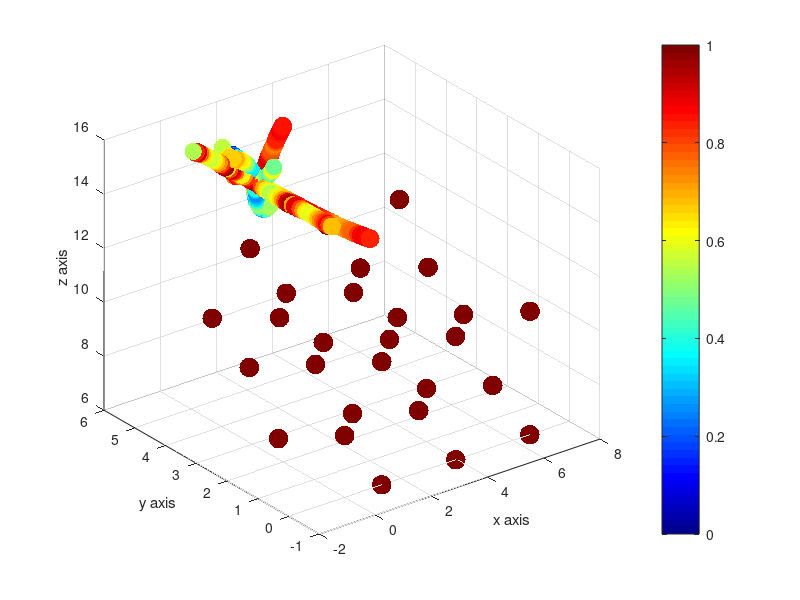
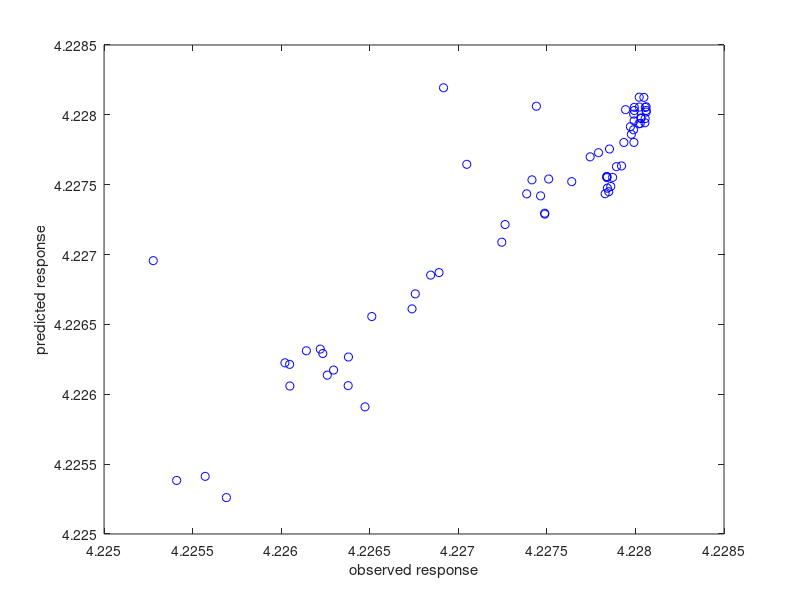

Write the MATLAB code that produced these figures, in order. (Note: this script raises an error after producing the figures.)
format long
%%%%%%%%%%%%%%%%%%%%%%%%%%%%%%%%%%%%%%%%%%%%%%%%%%%%%%%%%%%%%%%%%%%%%%%%%%%
%The Data
%%%%%%%%%%%%%%%%%%%%%%%%%%%%%%%%%%%%%%%%%%%%%%%%%%%%%%%%%%%%%%%%%%%%%%%%%%%
md_map   = importdata('distance_map.dat');
md_prop  = importdata('properties.dat')*-1;
md_col   = (md_prop - min(md_prop))/(max(md_prop) - min(md_prop));

qn_map   = importdata('distance_map_qn.dat');
qn_prop  = importdata('properties_qn.dat')*-1;
qn_col   = (qn_prop - min(qn_prop))/(max(qn_prop) - min(qn_prop));

%%%%%%%%%%%%%%%%%%%%%%%%%%%%%%%%%%%%%%%%%%%%%%%%%%%%%%%%%%%%%%%%%%%%%%%%%%%
map        = [md_map; qn_map];
prop       = [md_prop; qn_prop]/30;
min_prop   = min(prop)-1;
max_prop   = max(prop)-1;
col        = (prop - min_prop)/(max_prop - min_prop);
%mean(map(:,1:3))
%std(map(:,1:3))
clear min_prop max_prop
%%%%%%%%%%%%%%%%%%%%%%%%%%%%%%%%%%%%%%%%%%%%%%%%%%%%%%%%%%%%%%%%%%%%%%%%%%%
%Import XYZ data of all 292 md traj points
%%%%%%%%%%%%%%%%%%%%%%%%%%%%%%%%%%%%%%%%%%%%%%%%%%%%%%%%%%%%%%%%%%%%%%%%%%%
md_xyz = importdata('xyz_info.dat');
h2o  = (md_xyz(:,82:90));


%max(h2o(:,1:3)) - min(h2o(:,1:3))
%2.698
%3.020
%3.1890

%base = md_xyz(1,1:81).';
cu = reshape(md_xyz(1,1:81).',[3,27]).';
structure = [h2o(:,1:3);cu];
property  = [md_col; ones(27,1)*0.99];

figure
scatter3(structure(:,1), structure(:,2), structure(:,3), (property+1)*100, property, 'fill')
xlabel('x axis')
ylabel('y axis')
zlabel('z axis')
colormap(jet)
colorbar

ls = zeros(1,27);
dist_list = zeros(27,27);
for i = 1:27
 for j = 1:27
     ls(j) = norm((cu(i,:)-cu(j,:)));
 end
 dist_list(i,:) = sort(ls);
end
clear ls
%%%%%%%%%%%%%%%%%%%%%%%%%%%%%%%%%%%%%%%%%%%%%%%%%%%%%%%%%%%%%%%%%%%%%%%%%%%
%Partition Data into Test & Training Set
%%%%%%%%%%%%%%%%%%%%%%%%%%%%%%%%%%%%%%%%%%%%%%%%%%%%%%%%%%%%%%%%%%%%%%%%%%%
map  = log(map(:,4:84));
prop = log(prop);
%%%%%%%%%%%%%%%%%%%%%%%%%%%%%%%%%%%%%%%%%%%%%%%%%%%%%%%%%%%%%%%%%%%%%%%%%%%
len       = size(map, 1);
rand_rows = randperm(len).'; % generate a random permutation of row labels in row form
a         = rand_rows(1:floor(len*(0.90)));
b         = rand_rows(ceil(len*(0.90)):len);

X_train = map(a,:);
X_test  = map(b,:);
y_train = prop(a,:);
y_test  = prop(b,:);

clear len rand_rows a b
%%%%%%%%%%%%%%%%%%%%%%%%%%%%%%%%%%%%%%%%%%%%%%%%%%%%%%%%%%%%%%%%%%%%%%%%%%%
%Protocols for model based learning
%%%%%%%%%%%%%%%%%%%%%%%%%%%%%%%%%%%%%%%%%%%%%%%%%%%%%%%%%%%%%%%%%%%%%%%%%%%
%1.) Linear Regression

r     = regress(y_train, [ones(size(X_train, 1), 1) X_train]);
y_fit = [ones(size(X_test,1),1) X_test]*r;
Rsq1  = 1 - sum((y_test - y_fit).^2)/sum((y_test - mean(y_test)).^2);

figure
plot(y_test, y_fit, 'bo')
xlabel('observed response')
ylabel('predicted response')
legend(sprintf('multiple linear regression,\n  R Square => %d', Rsq1), 'location', 'NW')
refline(1, 0)
ls = lsline()
ls.Color = 'r'
clear r y_fit ls
%%%%%%%%%%%%%%%%%%%%%%%%%%%%%%%%%%%%%%%%%%%%%%%%%%%%%%%%%%%%%%%%%%%%%%%%%%%
%Partial Least Square and Principal Component Regression
%%%%%%%%%%%%%%%%%%%%%%%%%%%%%%%%%%%%%%%%%%%%%%%%%%%%%%%%%%%%%%%%%%%%%%%%%%%
%Partial Least Squares
%%%%%%%%%%%%%%%%%%%%%%%%%%%%%%%%%%%%%%%%%%%%%%%%%%%%%%%%%%%%%%%%%%%%%%%%%%%
%Data Assignment : X: feature vector, y: target
%%%%%%%%%%%%%%%%%%%%%%%%%%%%%%%%%%%%%%%%%%%%%%%%%%%%%%%%%%%%%%%%%%%%%%%%%%%
X = X_train;
y = y_train;
[n,p] = size(X);
%%%%%%%%%%%%%%%%%%%%%%%%%%%%%%%%%%%%%%%%%%%%%%%%%%%%%%%%%%%%%%%%%%%%%%%%%%%
n_comp = 50;
[Xloadings,Yloadings,Xscores,Yscores,betaPLS,PLSPctVar, PLSmsep] = plsregress(X,y,n_comp, 'CV',10);
yfitPLS  = [ones(n,1) X]*betaPLS;
y_fit = [ones(size(X_test,1),1) X_test]*betaPLS;
Rsq = 1 - sum((y_test - y_fit).^2)/sum((y_test - mean(y_test)).^2);

figure
plot(1:n_comp,cumsum(100*PLSPctVar(2,:)),'-bo');
xlabel('Number of PLS components');
ylabel('Percent Variance Explained in Y');
legend('Partial Least Squares', 'location', 'SE')

figure
plot(0:n_comp,PLSmsep(2,:),'b-o');
xlabel('Number of components');
ylabel('Estimated Mean Squared Prediction Error');
legend('PLSR','location','NE');

figure
plot(y_test, y_fit, 'bo')
xlabel('observed response')
ylabel('predicted response')
legend(sprintf('Partial Least Squares,\n  R Square => %d', Rsq), 'location', 'NW')
refline(1, 0)
ls = lsline()
ls.Color = 'r'
clear ls y_fit Rsq
%%%%%%%%%%%%%%%%%%%%%%%%%%%%%%%%%%%%%%%%%%%%%%%%%%%%%%%%%%%%%%%%%%%%%%%%%%%
%Principal Component Regression
%%%%%%%%%%%%%%%%%%%%%%%%%%%%%%%%%%%%%%%%%%%%%%%%%%%%%%%%%%%%%%%%%%%%%%%%%%%
[n,p] = size(X);
n_comp = 50;
[PCALoadings,PCAScores,PCAVar] = pca(X,'Economy',false);
betaPCR = regress(y-mean(y), PCAScores(:,1:n_comp));

betaPCR = PCALoadings(:,1:n_comp)*betaPCR;
betaPCR = [mean(y) - mean(X)*betaPCR; betaPCR];
yfitPCR = [ones(n,1) X]*betaPCR;
PCRmsep = sum(crossval(@pcrmod, X, y, 'KFold', 18), 1) / n;
y_fit = [ones(size(X_test,1),1) X_test]*betaPCR
Rsq = 1 - sum((y_test - y_fit).^2)/sum((y_test - mean(y_test)).^2);
%Plot test data for PCR
figure
plot(y_test, y_fit, 'bo')
xlabel('observed response')
ylabel('predicted response')
legend(sprintf('Principal Component Regression,\n  R Square => %d', Rsq), 'location', 'NW')
refline(1, 0)
ls = lsline()
ls.Color = 'r'
clear Rsq y_fit ls

%%%%%%%%%%%%%%%%%%%%%%%%%%%%%%%%%%%%%%%%%%%%%%%%%%%%%%%%%%%%%%%%%%%%%%%%%%%
%Plotting the mean-squared error for the PCR and PLS w.r.t # of Components
%%%%%%%%%%%%%%%%%%%%%%%%%%%%%%%%%%%%%%%%%%%%%%%%%%%%%%%%%%%%%%%%%%%%%%%%%%%
figure
plot(0:n_comp,PLSmsep(2,:),'b-o',0:n_comp,PCRmsep,'r-^');
xlabel('Number of components');
ylabel('Estimated Mean Squared Prediction Error');
legend({'PLSR' 'PCR'},'location','NE');

%%%%%%%%%%%%%%%%%%%%%%%%%%%%%%%%%%%%%%%%%%%%%%%%%%%%%%%%%%%%%%%%%%%%%%%%%%%
%Plotting the observed vs. fitted response for PLSR and PCR
%%%%%%%%%%%%%%%%%%%%%%%%%%%%%%%%%%%%%%%%%%%%%%%%%%%%%%%%%%%%%%%%%%%%%%%%%%%
figure
plot(y,yfitPLS,'bo',y,yfitPCR,'r^');
xlabel('Observed Response');
ylabel('Fitted Response');
legend({'PLSR with 50 Components' 'PCR with 50 Components'}, 'location','NW')

%%%%%%%%%%%%%%%%%%%%%%%%%%%%%%%%%%%%%%%%%%%%%%%%%%%%%%%%%%%%%%%%%%%%%%%%%%%
%Support Vector Regression
%%%%%%%%%%%%%%%%%%%%%%%%%%%%%%%%%%%%%%%%%%%%%%%%%%%%%%%%%%%%%%%%%%%%%%%%%%%
Mdl   = fitrlinear(X,y);
y_fit = predict(Mdl,X_test);
Rsq = 1 - sum((y_test - y_fit).^2)/sum((y_test - mean(y_test)).^2);

figure
plot(y_test, y_fit, 'bo')
xlabel('observed response')
ylabel('predicted response')
legend(sprintf('Support Vector Regression,\n  R Square => %d', Rsq), 'location', 'SE')
refline(1, 0)
ls = lsline()
ls.Color = 'r'
clear y_fit Rsq ls
%%%%%%%%%%%%%%%%%%%%%%%%%%%%%%%%%%%%%%%%%%%%%%%%%%%%%%%%%%%%%%%%%%%%%%%%%%%
%Dimensionality Reduction (PCA)
%%%%%%%%%%%%%%%%%%%%%%%%%%%%%%%%%%%%%%%%%%%%%%%%%%%%%%%%%%%%%%%%%%%%%%%%%%%
[coeff_md, score_md] = pca(md_map);
%[coeff_qn, score_qn] = pca(qn_map);
%pca_md = score_md(:,1:10); % for the md points
%pca_qn = score_qn(:,1:10); % for the qn points

%[coeff, score, explained] = pca(map);
%Partition Data into Test, Training and Validation Set
% len       = size(map, 1);
% rand_rows = randperm(len).'; % generate a random permutation of row labels in row form
% a         = rand_rows(1:floor(len*(0.90)));
% b         = rand_rows(ceil(len*(0.90)):len);
% %c         = rand_rows(ceil(len*(0.90)):len);

% X_pc       = score(:,1:40);
% X_train_pc = score(a,1:40);
% X_test_pc  = score(b,1:40);
%test2_x = score(c,1:40);

% y_train_pc = prop(a,:);
% y_test_pc = prop(b,:);
%test2_y = prop(c,:);

%clear a b c rand_rows len
%%%%%%%%%%%%%%%%%%%%%%%%%%%%%%%%%%%%%%%%%%%%%%%%%%%%%%%%%%%%%%%%%%%%%%%%%%%
%Plotting the first three PC Scores of the Distance Map Vector
%%%%%%%%%%%%%%%%%%%%%%%%%%%%%%%%%%%%%%%%%%%%%%%%%%%%%%%%%%%%%%%%%%%%%%%%%%%
figure
scatter3(score_md(:,1), score_md(:,2), score_md(:,3), md_col*100, md_col,'fill')
xlabel('PC 1');
ylabel('PC 2');
zlabel('PC 3')
legend({'All Data by First Three Principle Components'}, 'location','NW')
%%%%%%%%%%%%%%%%%%%%%%%%%%%%%%%%%%%%%%%%%%%%%%%%%%%%%%%%%%%%%%%%%%%%%%%%%%%
%%%%%%%%%%%%%%%%%%%%%%%%%%%%%Data Storage%%%%%%%%%%%%%%%%%%%%%%%%%%%%%%%%%%
%%%%%%%%%%%%%%%%%%%%%%%%%%%%%%%%%%%%%%%%%%%%%%%%%%%%%%%%%%%%%%%%%%%%%%%%%%%
%[0,2.50097619068471,2.57545804393416,2.59706650354724]
%[0,2.47742578654941,2.50619223217461,2.56250761430685,2.58087383451724,2.59706650354724,2.68198054146713]
%[0,2.51140686387543,2.52895886946670,2.60688434689230,2.61509098775058,2.68198054146713]
%[0,2.58157093873199,2.59157850499140,2.60688434689230,2.63285379935838,2.63652642779711]
